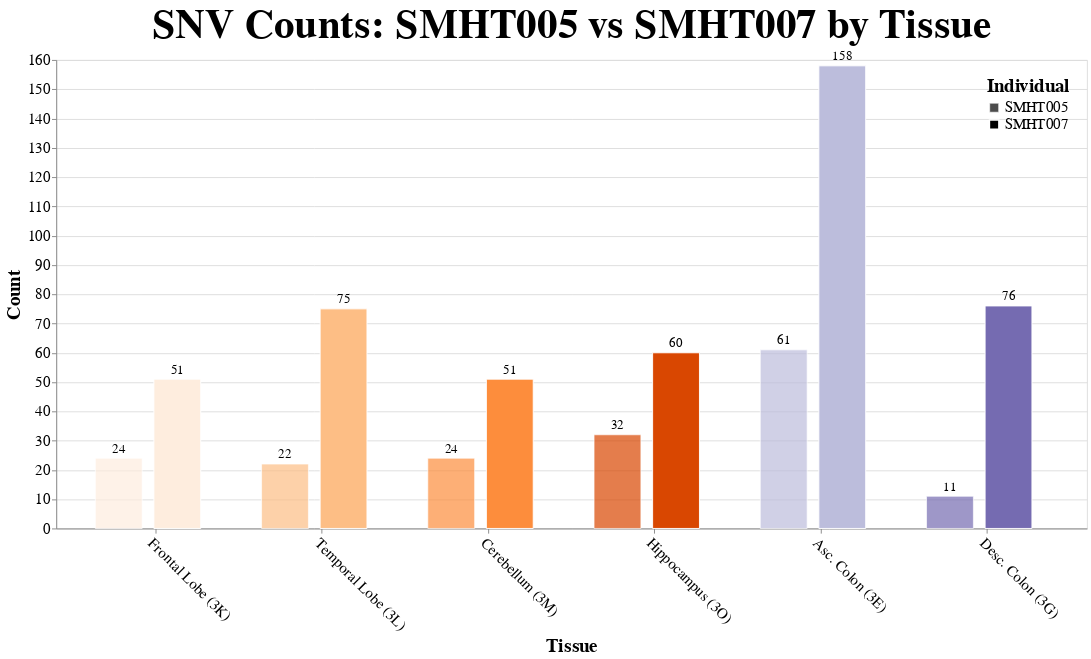

Write notebook code for a chart like this one.
### Code cell
import altair as alt
import pandas as pd
import numpy as np

# Your data
smht005_counts = [28, 24, 28, 34, 79, 15]
smht007_counts = [102, 194, 120, 142, 391, 136]

smht005_snvs = [24, 22, 24, 32, 61, 11]
smht007_snvs = [51, 75, 51, 60, 158, 76]

# Create paired data structure
tissues = ['Frontal Lobe (3K)', 'Temporal Lobe (3L)', 'Cerebellum (3M)', 
           'Hippocampus (3O)', 'Asc. Colon (3E)', 'Desc. Colon (3G)']

# Reshape data for paired bar chart
data = pd.DataFrame({
    'tissue': tissues + tissues,
    'individual': ['SMHT005'] * 6 + ['SMHT007'] * 6,
    'count': smht005_snvs + smht007_snvs
})

# Same color scheme as your original
custom_colors = ['#feedde', '#fdbe85', '#fd8d3c', '#d94701', '#bcbddc', '#756bb1']
color_scale = alt.Scale(domain=tissues, range=custom_colors)

# Create paired bar chart with different opacity for each individual
bars = alt.Chart(data).mark_bar(width=50, stroke='white', strokeWidth=1).encode(
    x=alt.X('tissue:N', 
            title='Tissue', 
            axis=alt.Axis(labelAngle=45),
            sort=tissues),
    y=alt.Y('count:Q', title='Count'),
    color=alt.Color('tissue:N',
                    scale=color_scale,
                    legend=None),
    opacity=alt.Opacity('individual:N',
                       scale=alt.Scale(domain=['SMHT005', 'SMHT007'],
                                     range=[0.7, 1.0]),
                       legend=alt.Legend(title="Individual",
                                       orient="top-right",
                                       titleFontSize=20,
                                       labelFontSize=16)),
    xOffset=alt.XOffset('individual:N', 
                       scale=alt.Scale(range=[0, 125]))  # Offset bars for pairing
)

# Add text labels on bars
text = alt.Chart(data).mark_text(
    align='center',
    baseline='bottom',
    fontSize=14,
    dy=-3
).encode(
    x=alt.X('tissue:N', sort=tissues),
    y=alt.Y('count:Q'),
    text=alt.Text('count:Q'),
    xOffset=alt.XOffset('individual:N', 
                       scale=alt.Scale(range=[0, 75]))
)



# Combine chart
chart = (bars + text).properties(
    width=1100,
    height=500,
    title='SNV Counts: SMHT005 vs SMHT007 by Tissue'
).configure_title(
    fontSize=44
).configure_axis(
    labelFontSize=16,
    titleFontSize=20
)

# Display the chart
chart.show()

### Figure 1 — Vega-Lite specification as saved in the notebook (floating-point values rounded to 4 significant figures)
{"config": {"view": {"continuousWidth": 300, "continuousHeight": 300}, "axis": {"labelFontSize": 16, "titleFontSize": 20}, "title": {"fontSize": 44}}, "layer": [{"mark": {"type": "bar", "stroke": "white", "strokeWidth": 1, "width": 50}, "encoding": {"color": {"field": "tissue", "legend": null, "scale": {"domain": ["Frontal Lobe (3K)", "Temporal Lobe (3L)", "Cerebellum (3M)", "Hippocampus (3O)", "Asc. Colon (3E)", "Desc. Colon (3G)"], "range": ["#feedde", "#fdbe85", "#fd8d3c", "#d94701", "#bcbddc", "#756bb1"]}, "type": "nominal"}, "opacity": {"field": "individual", "legend": {"labelFontSize": 16, "orient": "top-right", "title": "Individual", "titleFontSize": 20}, "scale": {"domain": ["SMHT005", "SMHT007"], "range": [0.7, 1.0]}, "type": "nominal"}, "x": {"axis": {"labelAngle": 45}, "field": "tissue", "sort": ["Frontal Lobe (3K)", "Temporal Lobe (3L)", "Cerebellum (3M)", "Hippocampus (3O)", "Asc. Colon (3E)", "Desc. Colon (3G)"], "title": "Tissue", "type": "nominal"}, "xOffset": {"field": "individual", "scale": {"range": [0, 125]}, "type": "nominal"}, "y": {"field": "count", "title": "Count", "type": "quantitative"}}}, {"mark": {"type": "text", "align": "center", "baseline": "bottom", "dy": -3, "fontSize": 14}, "encoding": {"text": {"field": "count", "type": "quantitative"}, "x": {"field": "tissue", "sort": ["Frontal Lobe (3K)", "Temporal Lobe (3L)", "Cerebellum (3M)", "Hippocampus (3O)", "Asc. Colon (3E)", "Desc. Colon (3G)"], "type": "nominal"}, "xOffset": {"field": "individual", "scale": {"range": [0, 75]}, "type": "nominal"}, "y": {"field": "count", "type": "quantitative"}}}], "data": {"name": "data-43488cb513fc542956026cf5622f5a12"}, "height": 500, "title": "SNV Counts: SMHT005 vs SMHT007 by Tissue", "width": 1100, "$schema": "https://vega.github.io/schema/vega-lite/v5.20.1.json", "datasets": {"data-43488cb513fc542956026cf5622f5a12": [{"tissue": "Frontal Lobe (3K)", "individual": "SMHT005", "count": 24}, {"tissue": "Temporal Lobe (3L)", "individual": "SMHT005", "count": 22}, {"tissue": "Cerebellum (3M)", "individual": "SMHT005", "count": 24}, {"tissue": "Hippocampus (3O)", "individual": "SMHT005", "count": 32}, {"tissue": "Asc. Colon (3E)", "individual": "SMHT005", "count": 61}, {"tissue": "Desc. Colon (3G)", "individual": "SMHT005", "count": 11}, {"tissue": "Frontal Lobe (3K)", "individual": "SMHT007", "count": 51}, {"tissue": "Temporal Lobe (3L)", "individual": "SMHT007", "count": 75}, {"tissue": "Cerebellum (3M)", "individual": "SMHT007", "count": 51}, {"tissue": "Hippocampus (3O)", "individual": "SMHT007", "count": 60}, {"tissue": "Asc. Colon (3E)", "individual": "SMHT007", "count": 158}, {"tissue": "Desc. Colon (3G)", "individual": "SMHT007", "count": 76}]}}
